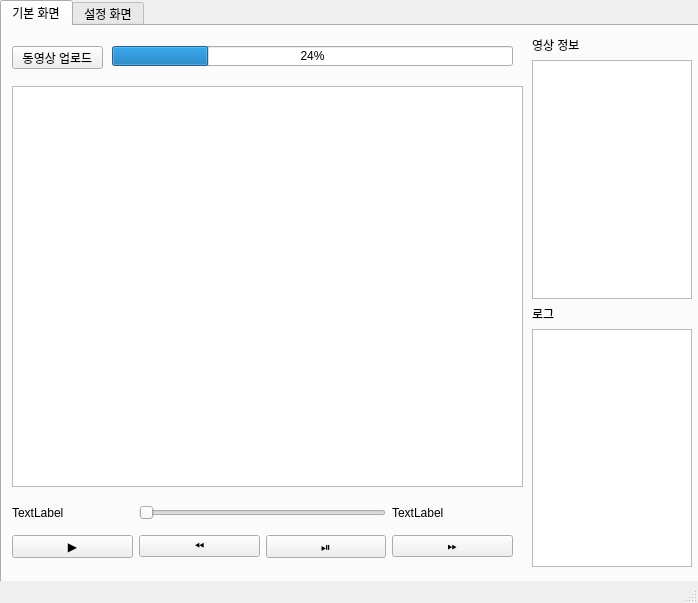
<?xml version="1.0" encoding="UTF-8"?>
<ui version="4.0">
 <class>MainWindow</class>
 <widget class="QMainWindow" name="MainWindow">
  <property name="geometry">
   <rect>
    <x>0</x>
    <y>0</y>
    <width>698</width>
    <height>603</height>
   </rect>
  </property>
  <property name="windowTitle">
   <string>MainWindow</string>
  </property>
  <widget class="QWidget" name="centralwidget">
   <widget class="QTabWidget" name="tabWidget">
    <property name="geometry">
     <rect>
      <x>0</x>
      <y>0</y>
      <width>701</width>
      <height>591</height>
     </rect>
    </property>
    <property name="currentIndex">
     <number>0</number>
    </property>
    <property name="documentMode">
     <bool>false</bool>
    </property>
    <widget class="QWidget" name="tab">
     <attribute name="title">
      <string>기본 화면</string>
     </attribute>
     <widget class="QGraphicsView" name="graphicsView">
      <property name="geometry">
       <rect>
        <x>10</x>
        <y>60</y>
        <width>511</width>
        <height>401</height>
       </rect>
      </property>
     </widget>
     <widget class="QWidget" name="gridLayoutWidget">
      <property name="geometry">
       <rect>
        <x>10</x>
        <y>470</y>
        <width>501</width>
        <height>71</height>
       </rect>
      </property>
      <layout class="QGridLayout" name="gridLayout">
       <item row="1" column="0">
        <widget class="QPushButton" name="btn_pause">
         <property name="text">
          <string>▶️</string>
         </property>
        </widget>
       </item>
       <item row="1" column="3">
        <widget class="QPushButton" name="btn_stop_start">
         <property name="text">
          <string>⏯️</string>
         </property>
        </widget>
       </item>
       <item row="0" column="2" colspan="2">
        <widget class="QSlider" name="Video_bar">
         <property name="orientation">
          <enum>Qt::Horizontal</enum>
         </property>
        </widget>
       </item>
       <item row="0" column="4">
        <widget class="QLabel" name="Total_length">
         <property name="text">
          <string>TextLabel</string>
         </property>
        </widget>
       </item>
       <item row="0" column="0">
        <widget class="QLabel" name="Current">
         <property name="text">
          <string>TextLabel</string>
         </property>
        </widget>
       </item>
       <item row="1" column="4">
        <widget class="QPushButton" name="btn_forward">
         <property name="text">
          <string>⏩</string>
         </property>
        </widget>
       </item>
       <item row="1" column="2">
        <widget class="QPushButton" name="btn_prev">
         <property name="text">
          <string>⏪</string>
         </property>
        </widget>
       </item>
      </layout>
     </widget>
     <widget class="QWidget" name="verticalLayoutWidget">
      <property name="geometry">
       <rect>
        <x>530</x>
        <y>10</y>
        <width>160</width>
        <height>531</height>
       </rect>
      </property>
      <layout class="QVBoxLayout" name="verticalLayout">
       <item>
        <widget class="QLabel" name="Video_info">
         <property name="text">
          <string>영상 정보</string>
         </property>
        </widget>
       </item>
       <item>
        <widget class="QTextBrowser" name="Video_info_text"/>
       </item>
       <item>
        <widget class="QLabel" name="Log">
         <property name="text">
          <string>로그 </string>
         </property>
        </widget>
       </item>
       <item>
        <widget class="QTextBrowser" name="Log_text"/>
       </item>
      </layout>
     </widget>
     <widget class="QPushButton" name="Video_upload">
      <property name="geometry">
       <rect>
        <x>10</x>
        <y>20</y>
        <width>91</width>
        <height>23</height>
       </rect>
      </property>
      <property name="text">
       <string>동영상 업로드</string>
      </property>
     </widget>
     <widget class="QProgressBar" name="progressBar">
      <property name="geometry">
       <rect>
        <x>110</x>
        <y>20</y>
        <width>401</width>
        <height>20</height>
       </rect>
      </property>
      <property name="value">
       <number>24</number>
      </property>
     </widget>
    </widget>
    <widget class="QWidget" name="tab_2">
     <attribute name="title">
      <string>설정 화면</string>
     </attribute>
     <widget class="QGroupBox" name="groupBox">
      <property name="geometry">
       <rect>
        <x>60</x>
        <y>40</y>
        <width>521</width>
        <height>101</height>
       </rect>
      </property>
      <property name="title">
       <string>Log</string>
      </property>
      <widget class="QWidget" name="gridLayoutWidget_2">
       <property name="geometry">
        <rect>
         <x>0</x>
         <y>20</y>
         <width>521</width>
         <height>80</height>
        </rect>
       </property>
       <layout class="QGridLayout" name="gridLayout_2">
        <item row="0" column="0">
         <widget class="QLabel" name="label">
          <property name="text">
           <string>로그 기록</string>
          </property>
         </widget>
        </item>
        <item row="0" column="1">
         <widget class="QCheckBox" name="checkBox1">
          <property name="text">
           <string>Off(Save in TXT)</string>
          </property>
         </widget>
        </item>
        <item row="1" column="1">
         <widget class="QCheckBox" name="checkBox2">
          <property name="text">
           <string>Off</string>
          </property>
         </widget>
        </item>
        <item row="1" column="0">
         <widget class="QLabel" name="label_4">
          <property name="text">
           <string>뮤트(Mute)</string>
          </property>
         </widget>
        </item>
       </layout>
      </widget>
     </widget>
     <widget class="QGroupBox" name="groupBox_2">
      <property name="geometry">
       <rect>
        <x>60</x>
        <y>160</y>
        <width>521</width>
        <height>101</height>
       </rect>
      </property>
      <property name="title">
       <string>Graphic</string>
      </property>
      <widget class="QWidget" name="gridLayoutWidget_3">
       <property name="geometry">
        <rect>
         <x>0</x>
         <y>20</y>
         <width>521</width>
         <height>80</height>
        </rect>
       </property>
       <layout class="QGridLayout" name="gridLayout_3">
        <item row="0" column="0">
         <widget class="QLabel" name="label_5">
          <property name="text">
           <string>랙 경계선 표시( Set Border Lines)</string>
          </property>
         </widget>
        </item>
        <item row="0" column="1">
         <widget class="QCheckBox" name="checkBox3">
          <property name="text">
           <string>Off</string>
          </property>
         </widget>
        </item>
        <item row="1" column="1">
         <widget class="QCheckBox" name="checkBox4">
          <property name="text">
           <string>Off</string>
          </property>
         </widget>
        </item>
        <item row="1" column="0">
         <widget class="QLabel" name="label_6">
          <property name="text">
           <string>랙 구분(상,하  Rack Classification Mode)</string>
          </property>
         </widget>
        </item>
       </layout>
      </widget>
     </widget>
     <widget class="QGroupBox" name="groupBox_3">
      <property name="geometry">
       <rect>
        <x>60</x>
        <y>290</y>
        <width>521</width>
        <height>71</height>
       </rect>
      </property>
      <property name="title">
       <string>Video</string>
      </property>
      <widget class="QWidget" name="gridLayoutWidget_4">
       <property name="geometry">
        <rect>
         <x>0</x>
         <y>20</y>
         <width>521</width>
         <height>41</height>
        </rect>
       </property>
       <layout class="QGridLayout" name="gridLayout_4">
        <item row="0" column="1">
         <widget class="QComboBox" name="comboBox">
          <property name="currentText">
           <string>±3sec</string>
          </property>
          <property name="currentIndex">
           <number>0</number>
          </property>
          <property name="placeholderText">
           <string>5</string>
          </property>
          <item>
           <property name="text">
            <string>±3sec</string>
           </property>
          </item>
          <item>
           <property name="text">
            <string>±5sec</string>
           </property>
          </item>
          <item>
           <property name="text">
            <string>±7sec</string>
           </property>
          </item>
         </widget>
        </item>
        <item row="0" column="0">
         <widget class="QLabel" name="label_7">
          <property name="text">
           <string>  위험상황 기준 전후 상황 기록 </string>
          </property>
         </widget>
        </item>
       </layout>
      </widget>
     </widget>
    </widget>
   </widget>
  </widget>
  <widget class="QMenuBar" name="menubar">
   <property name="geometry">
    <rect>
     <x>0</x>
     <y>0</y>
     <width>698</width>
     <height>22</height>
    </rect>
   </property>
  </widget>
  <widget class="QStatusBar" name="statusbar"/>
 </widget>
 <resources/>
 <connections/>
</ui>
